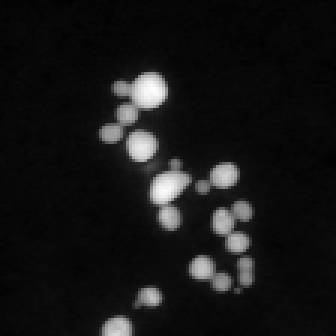
#> input picture Data_MMC2025/JEOL HAADF Image.tiff, 112 x 112 px, found by its file name (shown 3 times larger)
$ jupyter execute --allow-errors MMC_workshop_segmentation_2025.ipynb   (shell and % lines are left out)   (older library calls are emulated)
#> lines starting #> are read from the running program, lines starting #| are printed output that depends on the picture; long printed decimals are rounded
# Image Segmentation - MMC2025

First, import the necessary packages and set the plotting backend, which controls how images are displayed.

[cell 1]
import numpy as np
import matplotlib.pyplot as plt
from skimage.exposure import histogram
import skimage.filters as filters
import skimage.measure as measure
import skimage.morphology as morphology
from PIL import Image

Load the image and plot it, as previously demonstrated today.

[cell 2]
image = np.asarray(Image.open('JEOL HAADF Image.tiff'))
#> image is the input picture: shape (112, 112); min 0, max 255, mean 21.8

[cell 3]
plt.imshow(image)

A histogram of the loaded image shows the pixel values of background and particles in this case. The aim is to find a threshold value that separates particles from background as accurately as possible.

[cell 4]
hist, hist_centers = histogram(image)
#> hist = 256 values, max 2017 at index 8, min 0 at index 226, mean 49; hist_centers = 256 values from 0 to 255

[cell 5]
plt.figure()
plt.plot(hist)
plt.xlabel('Pixel intensity')
plt.ylabel('Number of pixels')
plt.axvline(x = 30, color = 'k', label = 'axvline - full height')
plt.show()
#> figure, not shown here; curve peaks at x = 8, y = 2017

A threshold value of 30 looks okay on the histogram, so let's try that.

[cell 6]
markers = np.zeros_like(image)
#> (the rest of this cell did not finish here and is left out)

[cell 7]
plt.figure()
plt.imshow(markers)
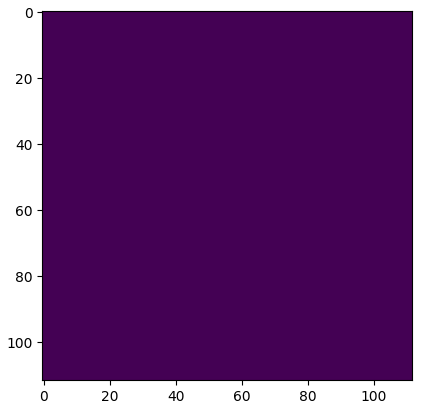
#> figure drawn by matplotlib, 1 panel

Thresholding with a value of 30 oversegmented the particles (included some background). Let's try a value of 50 instead.

[cell 8]
markers = np.zeros_like(image)
markers[image > 50] = 1

[cell 9]
plt.figure()
plt.imshow(markers)
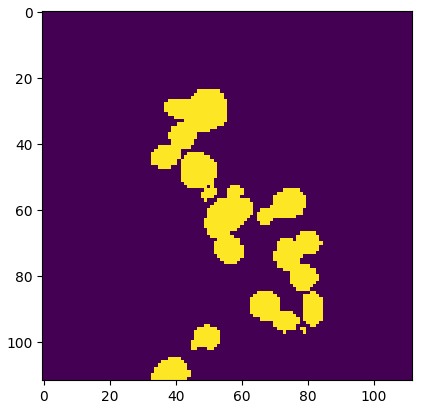
#> figure drawn by matplotlib, 1 panel

Manually searching for a threshold value is not the quickest or most repeatable method for segmentation. Instead, it's possible to use an automated method to find a threshold value. First, let's try an Otsu threshold.

[cell 10]
thresh = filters.threshold_otsu(image)
#> thresh = 84

[cell 11]
print(thresh)
#| 84

[cell 12]
markers = np.zeros_like(image)
markers[image > thresh] = 1

[cell 13]
plt.figure()
plt.imshow(markers)

The Otsu theshold performs okay, although might not be the best in this particular case. There are many thresholding algorithms in scikit-image and it's possible to try all of them using the following function.

[cell 14]
fig, ax = filters.try_all_threshold(image, figsize=(20, 15), verbose=False)
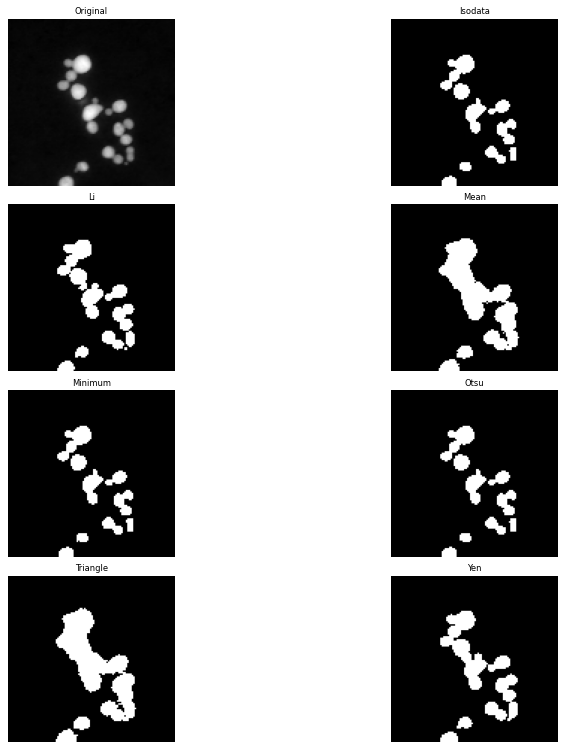
#> figure drawn by matplotlib, 8 panels

In this case, there are particles touching that we cannot separate via simple thresholding. It is possible to separate touching regions using a watershed algorithm, as shown below.

[cell 15]
from skimage.filters import sobel
elevation_map = sobel(image)
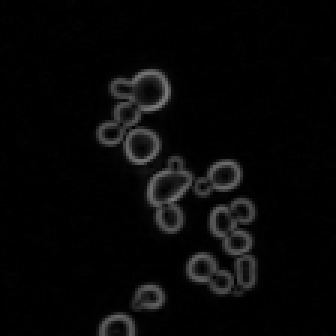
#> elevation_map: shape (112, 112) float64 (shown 3 times larger); min 0, max 0.483, mean 0.0306

[cell 16]
plt.imshow(elevation_map)

[cell 17]
markers = np.zeros_like(image)
markers[image > 150] = 1
labels = measure.label(markers)
labels[labels>0] += 1
labels[image < 30] = 1

[cell 18]
from skimage.segmentation import watershed
segmentation = watershed(elevation_map, labels)
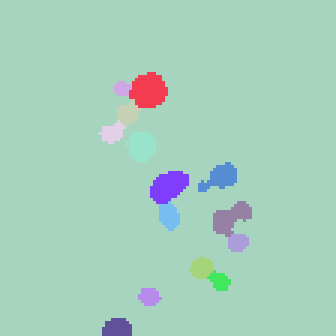
#> segmentation: shape (112, 112) int64 (shown 3 times larger); 15 distinct labels, from 1 to 15; one colour per label, 0 black

[cell 19]
plt.imshow(segmentation)

[cell 20]
print(labels.max())

In order to quantify segmented regions, scikit-image provides regionprops. The sort of information available in regionprops is shown below.

[cell 21]
props = measure.regionprops(labels)

[cell 22]
print(props)

[cell 23]
print(props[1].area)

[cell 24]
calibrated_area = props[1].area * (1.2)**2

[cell 25]
print(calibrated_area)

Properties can be plotted in a table using pandas.

[cell 26]
# measure properties
import pandas as pd
props = measure.regionprops_table(labels, image, properties=['area', 'centroid', 'eccentricity','axis_major_length','axis_minor_length'])
#> props = 6 items
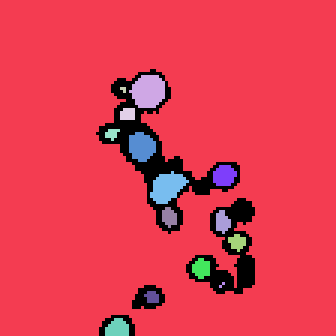
#> labels: shape (112, 112) int64 (shown 3 times larger); 16 distinct labels, from 0 to 15; one colour per label, 0 black
props_df = pd.DataFrame(props)
#> props_df = table of 15 rows and 6 columns

props_df.head(5)
#> Out = table of 5 rows and 6 columns

Let's look at an atomic resolution image.

[cell 27]
image = plt.imread("HAADF_8MX_0055.tiff")
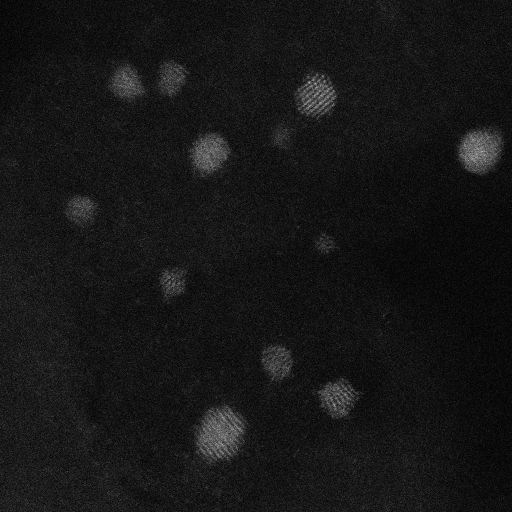
#> input picture Data_MMC2025/HAADF_8MX_0055.tiff, 1024 x 1024 px, found by its file name (shown at 1/2 size)
#> image is the input picture: shape (1024, 1024); min 0, max 255, mean 22.1

[cell 28]
image.shape
#> Out = (1024, 1024)

[cell 29]
plt.imshow(image)

[cell 30]
hist, hist_centers = histogram(image)
#> hist = 256 values, max 91389 at index 2, min 0 at index 198, mean 4096

[cell 31]
plt.figure()
plt.plot(hist)
plt.xlabel('Pixel intensity')
plt.ylabel('Number of pixels')
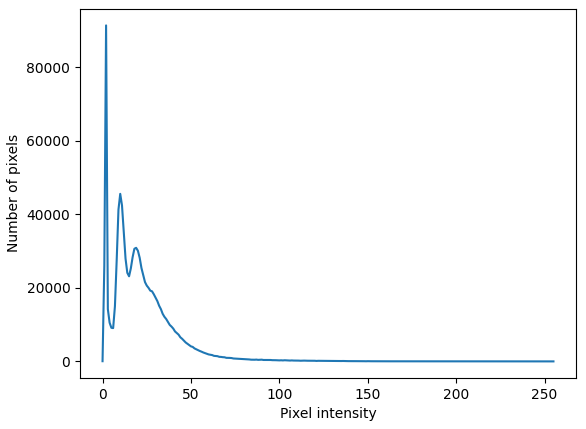
#> figure drawn by matplotlib, 1 panel; curve peaks at x = 2, y = 91389

[cell 32]
thresh = filters.threshold_otsu(image)
#> thresh = 31

[cell 33]
print(thresh)
#| 31

[cell 34]
markers = np.zeros_like(image)
markers[image > thresh] = 1

[cell 35]
plt.imshow(markers)
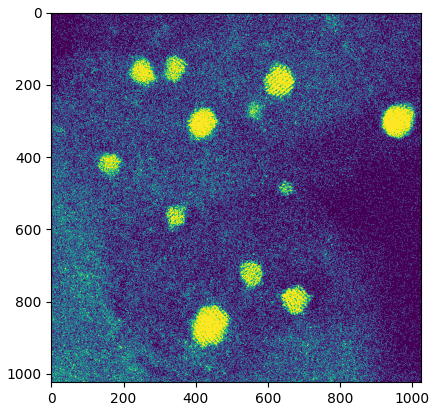
#> figure drawn by matplotlib, 1 panel

You'll notice the Otsu Filter seperates out the lattice edges, and picks up some support due to the uneven background - that's not ideal for particle analysis. Let's use a Gaussian filter to segment each particle as a whole.

[cell 36]
im_gauss = filters.gaussian(image, sigma=3)

[cell 37]
plt.imshow(im_gauss)

[cell 38]
thresh = filters.threshold_otsu(im_gauss)
#> thresh = 0.179

[cell 39]
markers = np.zeros_like(im_gauss)
markers[im_gauss > thresh] = 1
print(thresh)
#| 0.1791

[cell 40]
plt.imshow(im_gauss >= thresh)
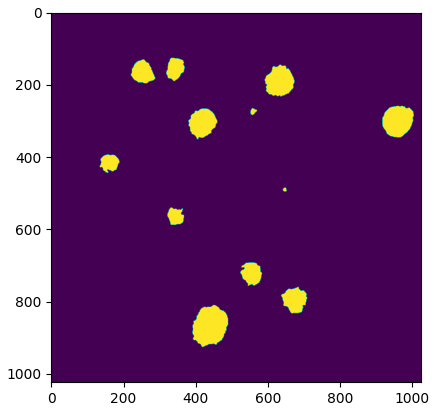
#> figure drawn by matplotlib, 1 panel
